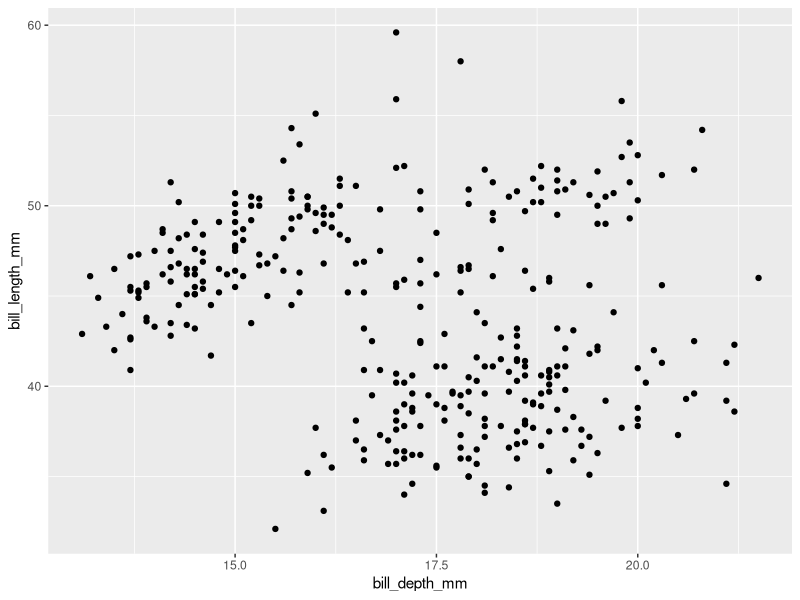
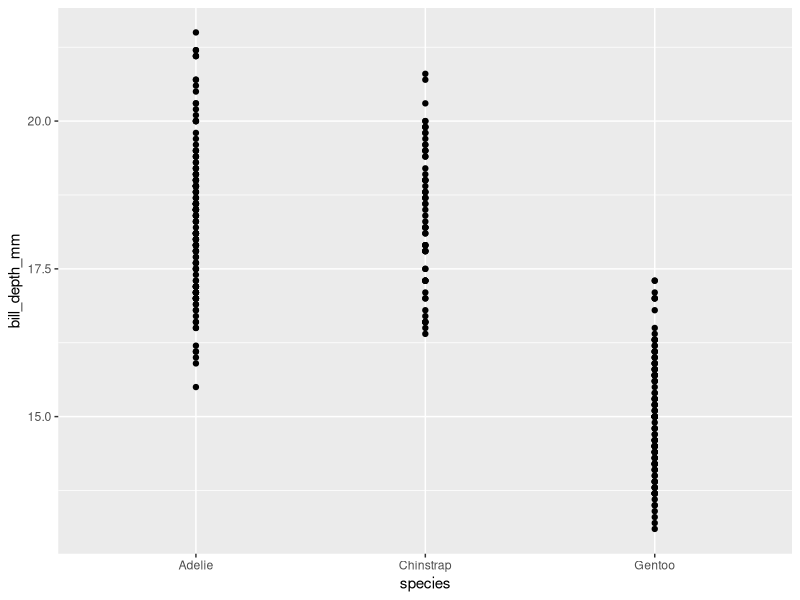
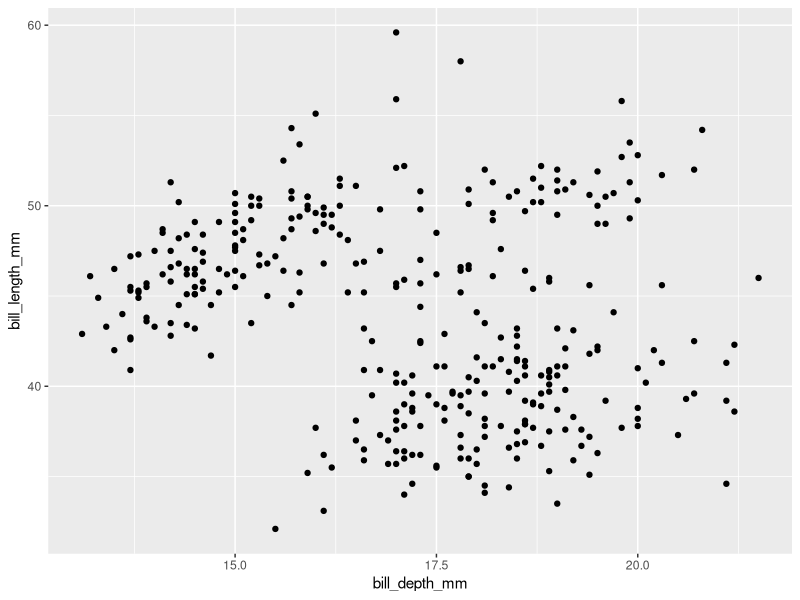
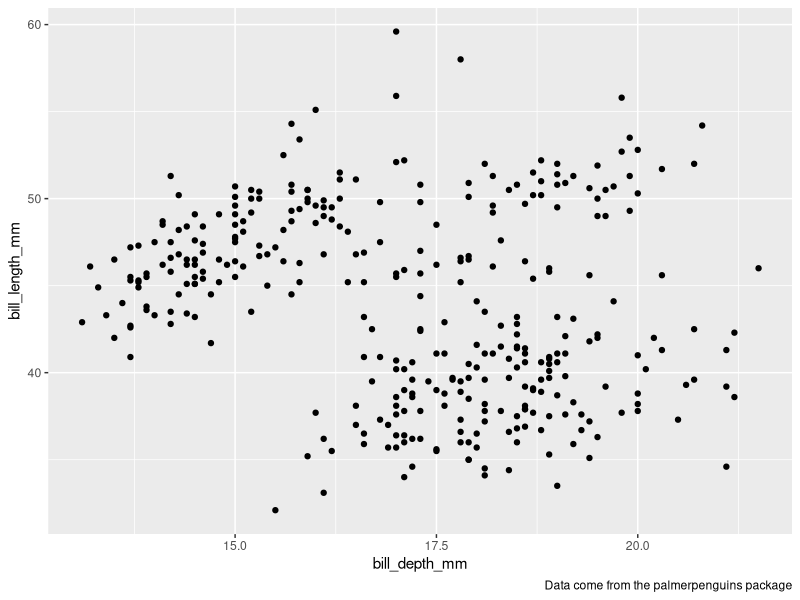
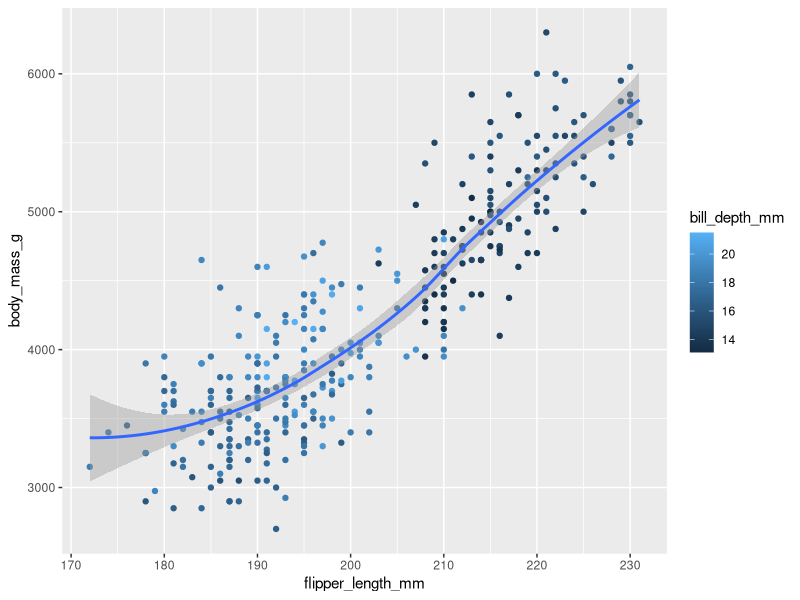
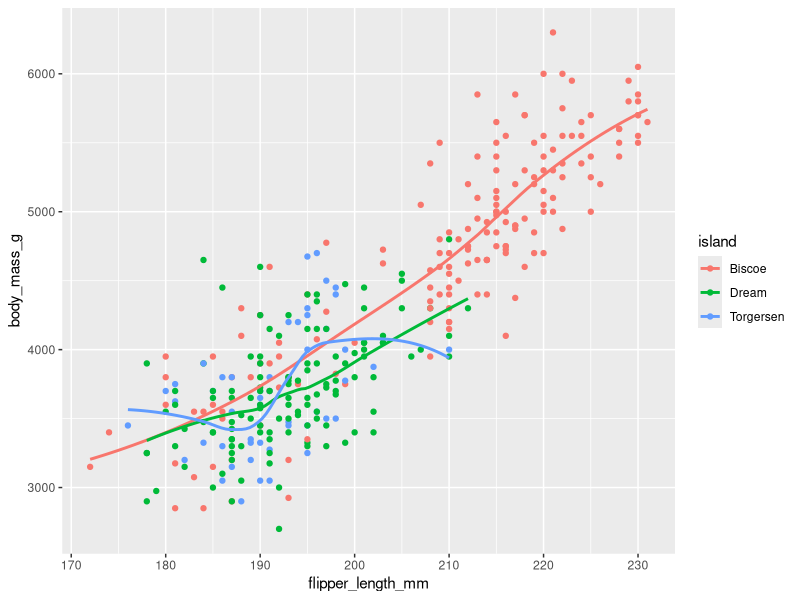
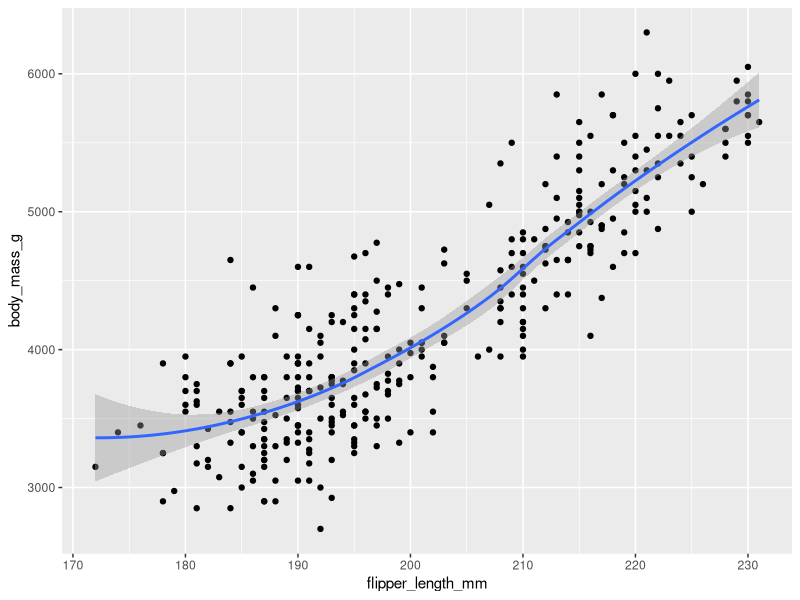
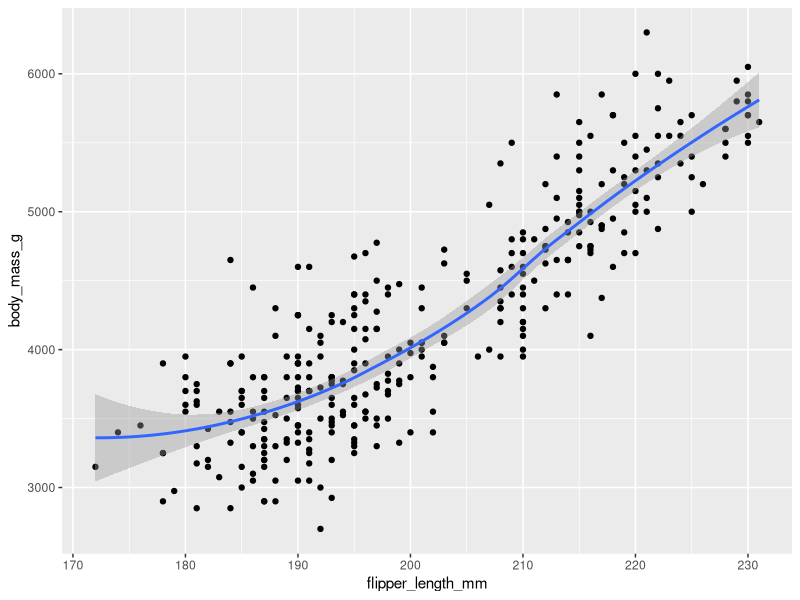

Write the R code that produced these figures, in order.
## ---- chunk 1
library(tidyverse)

library(palmerpenguins)

glimpse(penguins)
## ---- chunk 2

ggplot(data = penguins, aes(x = bill_depth_mm, y = bill_length_mm)) + geom_point()

#it looks like to me that there can be long narrow beaks and long wide beaks aswell as  shorter beaks that have more depth seems pretty balanced

## ---- chunk 3

ggplot(data = penguins, aes(x = species, y = bill_depth_mm)) + geom_point()

## ---- chunk 4

ggplot(data = penguins, aes(x = bill_depth_mm, y = bill_length_mm)) + geom_point(na.rm = TRUE)

## ---- chunk 5
ggplot(data = penguins, aes(x = bill_depth_mm, y = bill_length_mm)) + geom_point(na.rm = TRUE) + labs(caption = "Data come from the palmerpenguins package")

## ---- chunk 6

ggplot(data = penguins,aes( x = flipper_length_mm, y = body_mass_g, color = bill_depth_mm)) + geom_point() + geom_smooth()

## ---- chunk 7

ggplot(
  data = penguins,
  mapping = aes(x = flipper_length_mm, y = body_mass_g, color = island)
) +
  geom_point() +
  geom_smooth(se = FALSE)

## ---- chunk 8

ggplot(
  data = penguins,
  mapping = aes(x = flipper_length_mm, y = body_mass_g)
) +
  geom_point() +
  geom_smooth()
## ---- chunk 9
ggplot() +
  geom_point(
    data = penguins,
    mapping = aes(x = flipper_length_mm, y = body_mass_g)
  ) +
  geom_smooth(
    data = penguins,
    mapping = aes(x = flipper_length_mm, y = body_mass_g)
  )

## ---- chunk 10

ggplot(penguins, aes(y = species)) + geom_bar()

## ---- chunk 11
ggplot(penguins, aes(x = species)) +
  geom_bar(color = "red")


## ---- chunk 12
ggplot(penguins, aes(x = species)) +
  geom_bar(fill = "red")
## ---- chunk 13
glimpse(diamonds)

ggplot(diamonds,aes(x = carat)) + geom_histogram(binwidth = .10)
## ---- chunk 14
glimpse(mpg)

mpg
## ---- chunk 15
ggplot(mpg,aes(x = hwy, y = displ,color = cty)) + geom_point()
## ---- chunk 16
ggplot(mpg,aes(x = hwy, y = displ,size = cty)) + geom_point()
## ---- chunk 17
ggplot(mpg,aes(x = hwy, y = displ,size = cty,color = cty)) + geom_point()
## ---- chunk 18
ggplot(mpg,aes(x = hwy, y = displ,linewidth = cty)) + geom_point()
## ---- chunk 19
ggplot(mpg,aes(x = hwy, y = hwy, color  = hwy)) + geom_point()
## ---- chunk 20
ggplot(penguins,aes(x = bill_depth_mm, y = bill_length_mm,color = species)) + geom_point()
## ---- chunk 21
ggplot(
  data = penguins,
  mapping = aes(
    x = bill_length_mm, y = bill_depth_mm, 
    color = species, shape = species
  )
) +
  geom_point() 
## ---- chunk 22
ggplot(mpg, aes(x = class)) +
  geom_bar()
ggplot(mpg, aes(x = cty, y = hwy)) +
  geom_point()
ggsave("mpg-plot.png")
